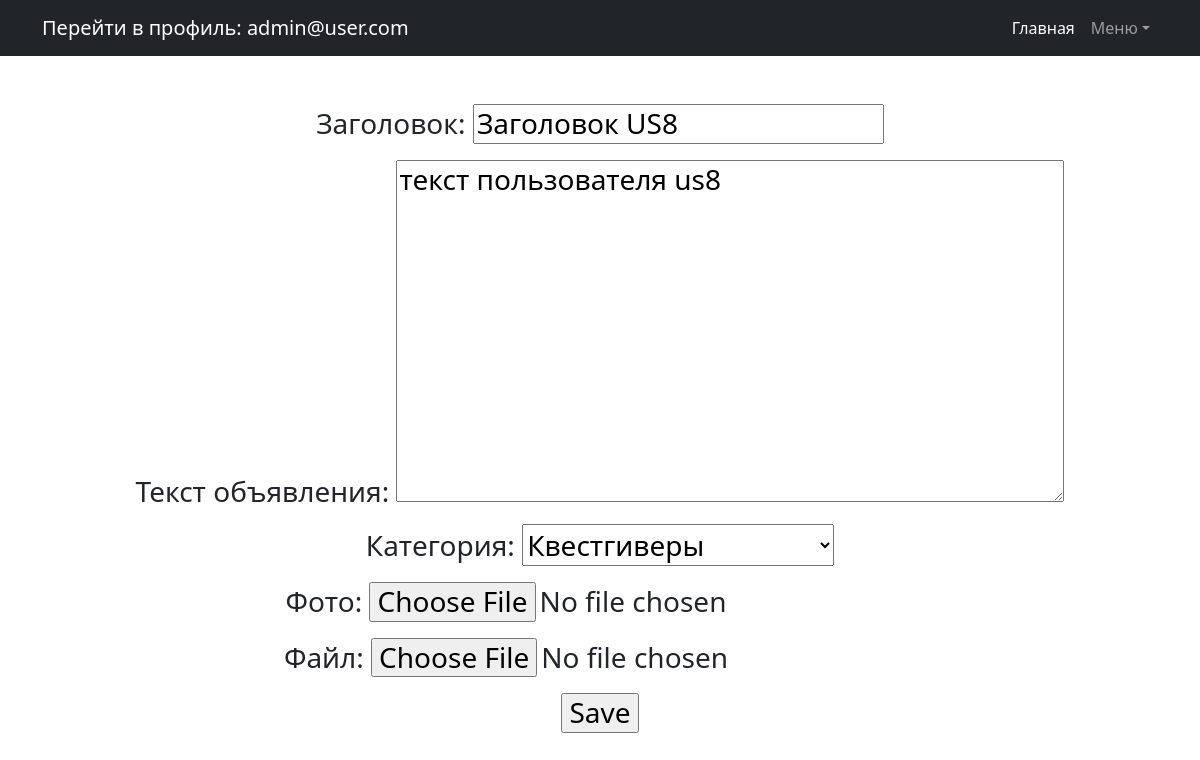
Screenshot of /messages/13/edit/ (signed in) with the database file from the repository.
### Board/models.py (models this page shows, shortened)
class Message(models.Model):
    VARIETY = (
        ('Tanks', 'Танки'),
        ('Healers', 'Хилы'),
        ('DD', 'ДД'),
        ('Traders', 'Торговцы'),
        ('Gildmasters', 'Гилдмастеры'),
        ('Questgivers', 'Квестгиверы'),
        ('Blacksmiths', 'Кузнецы'),
        ('Tanners', 'Кожевники'),
        ('PotionMakers', 'Зельевары'),
        ('SpellMasters', 'Мастера заклинаний'),
    )
    message_header = models.CharField(max_length=255, default='', verbose_name='Заголовок')  # Заголовок объявления
    message_text = models.TextField(default="", verbose_name='Текст объявления')  # Текстовое содержимое объявления
    data_create = models.DateTimeField(auto_now_add=True, verbose_name='Дата создания')  # Дата создания объявления
    category = models.CharField(max_length=20, choices=VARIETY, default='Tanks', blank=False, verbose_name='Категория')
    files = models.FileField(upload_to='files/%Y/%m/%d', verbose_name='Файл',
                             default=None, null=True, blank=True)
    photo = models.ImageField(upload_to='photos/%Y/%m/%d', verbose_name='Фото',
                              default=None, null=True, blank=True)
    message_user = models.ForeignKey(User, related_name='m_user', on_delete=models.CASCADE)

### Board/views.py (the view)
# urls.py: path('messages/<int:pk>/edit/', MessageEdit.as_view(), name='message_edit'),  # редактирование Объявления
class MessageEdit(PermissionRequiredMixin, UpdateView):
    raise_exception = False
    permission_required = ('Board.change_message',)
    form_class = MessageForm
    model = Message
    template_name = 'Message_edit.html'

### Board/forms.py (shortened to what this page needs)
class MessageForm(forms.ModelForm):
    class Meta:
        model = Message
        template_name = 'message_create.html'
        fields = [
            'message_header',
            'message_text',
            'category',
            'photo',
            'files',
        ]

### templates/message_edit.html (shortened to what this page needs)
{% extends 'default.html' %}
{% block content %}
    <form action="" method="post">
        {{ form.as_p }}
        <input type="submit" value="Save" />
    </form>
{% endblock content %}

### templates/default.html (shortened to what this page needs)
<!DOCTYPE html>
<html lang="en">
    <head>
        {% load static %}
        <link href="{% static 'css/styles.css' %}" rel="stylesheet" />
    </head>
    <body>
        <nav class="navbar navbar-expand-lg navbar-dark bg-dark">
            <div class="container">
                {% if user.is_authenticated %}
                    <a class="navbar-brand" href="{% url 'profile' %}">Перейти в профиль: {{request.user.email}}</a>
                {% else %}
                    <div class="navbar-brand">Не авторизованный пользователь:
                        <a class="navbar-brand" href="{% url 'register' %}">Зарегистрируйтесь</a>
                        или
                        <a class="navbar-brand" href="{% url 'login' %}">Войдите на портал</a>
                    </div>
                {% endif %}
                <div class="collapse navbar-collapse" id="navbarSupportedContent">
                    <ul class="navbar-nav ms-auto mb-2 mb-lg-0">
                        <li class="nav-item"><a class="nav-link active" aria-current="page" href="{% url 'message_list' %}">Главная</a></li>
                        <li class="nav-item dropdown">
                            <a class="nav-link dropdown-toggle" id="navbarDropdown" href="#" role="button" data-bs-toggle="dropdown" aria-expanded="true">Меню</a>
                        </li>
                    </ul>
                </div>
            </div>
        </nav>
        <div class="container">
            <div class="text-center mt-5">
                <h3>{% block content %}{{ flatpage.content }}{% endblock content %}</h3>
            </div>
        </div>
    </body>
</html>

### rows the page displays
Message: message_header "Заголовок US8", message_text "текст пользователя us8", category "Квестгиверы"

### other values shown
{{ request.user.email }} "admin@user.com"
